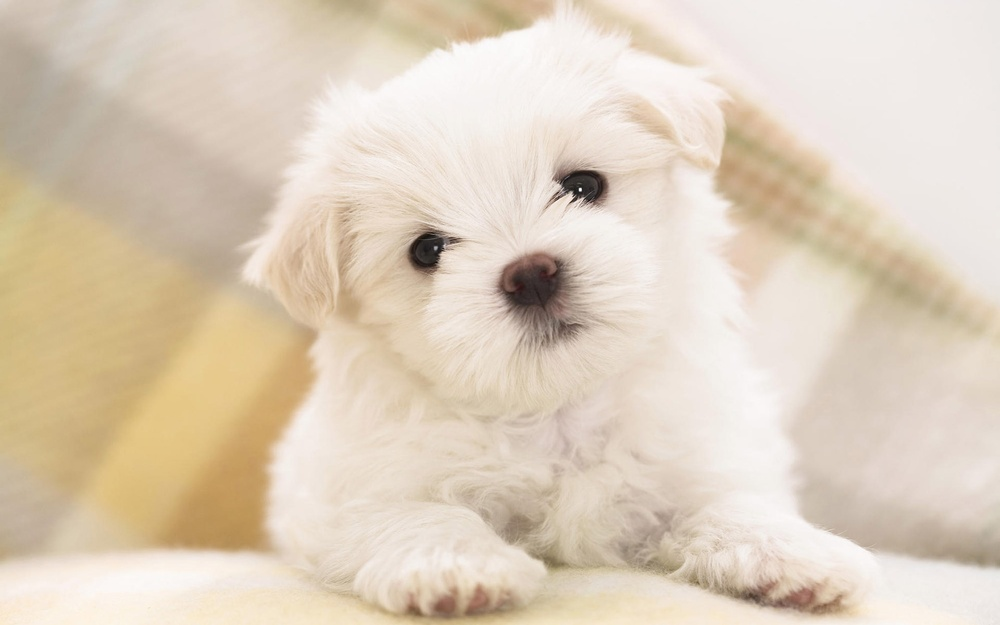
#> input picture perrito.jpg, 1000 x 625 px, shrunk from 1920 x 1200 before the run
$ jupyter execute prueba.ipynb
#> lines starting #> are read from the running program, lines starting #| are printed output that depends on the picture
ejercicio1

[cell 1]
import cv2 # opencv
import numpy as np
import matplotlib.pyplot as plt
#cargar

imagen =cv2.imread('perrito.jpg')
#> imagen is the input picture: shape (625, 1000, 3); mean B, G, R 188.2, 207.2, 222
imgrgb = cv2.cvtColor(imagen, cv2.COLOR_BGR2RGB)

plt.title('primera imagen')
plt.imshow(imgrgb)
plt.show()

[cell 2]
import cv2
import matplotlib.pyplot as plt
plt.rcParams['figure.figsize']=[8,5]
img=cv2.imread('perrito.jpg')
plt.imshow(img)
plt.show()
print('Tamaño de imagen y canales:',img.shape)
#| Tamaño de imagen y canales: (625, 1000, 3)

[cell 3]
import cv2
import matplotlib.pyplot as plt
plt.rcParams['figure.figsize']=[10,5]
img=cv2.imread('perrito.jpg',cv2.IMREAD_COLOR)
plt.subplot(141)
plt.title('imagen Original')
plt.imshow(cv2.cvtColor(img,cv2.COLOR_BGR2RGB))
plt.subplot(142)
plt.imshow(img[:,:,0],cmap='gray')
plt.title('canal Rojo')
plt.subplot(143)
plt.imshow(img[:,:,1],cmap='gray')
plt.title('canal Verde')
plt.subplot(144)
plt.imshow(img[:,:,2],cmap='gray')
plt.title('canal Azul')

plt.show()

[cell 4]
import cv2
import matplotlib.pyplot as plt
import numpy as np

plt.rcParams['figure.figsize']=[10,5]
img=cv2.imread('perrito.jpg',cv2.IMREAD_COLOR)
img_rgb=cv2.cvtColor(img,cv2.COLOR_BGR2RGB)
r=img[:,:,2]
g=img[:,:,1]
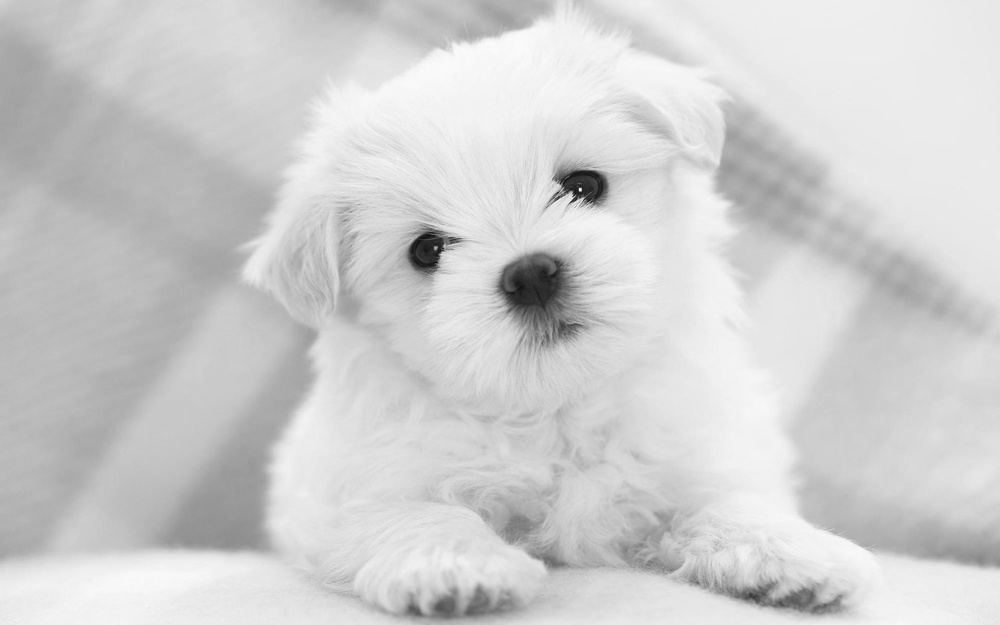
#> g: shape (625, 1000); min 5, max 255, mean 207.2
b=img[:,:,0]
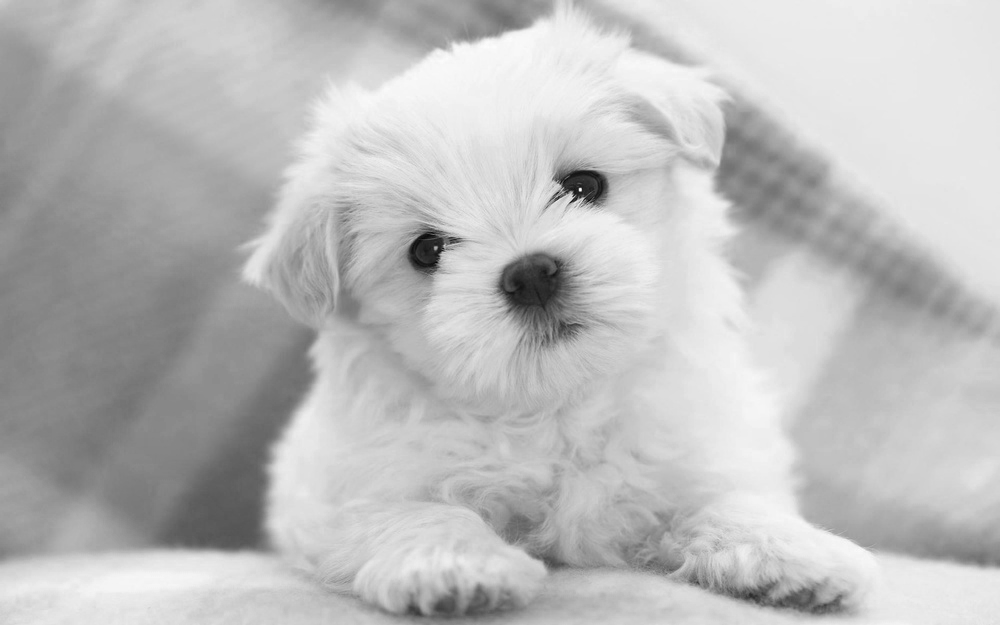
#> b: shape (625, 1000); min 0, max 253, mean 188.2
r_imgen=np.zeros_like(img_rgb)
r_imgen[:,:,0]=r
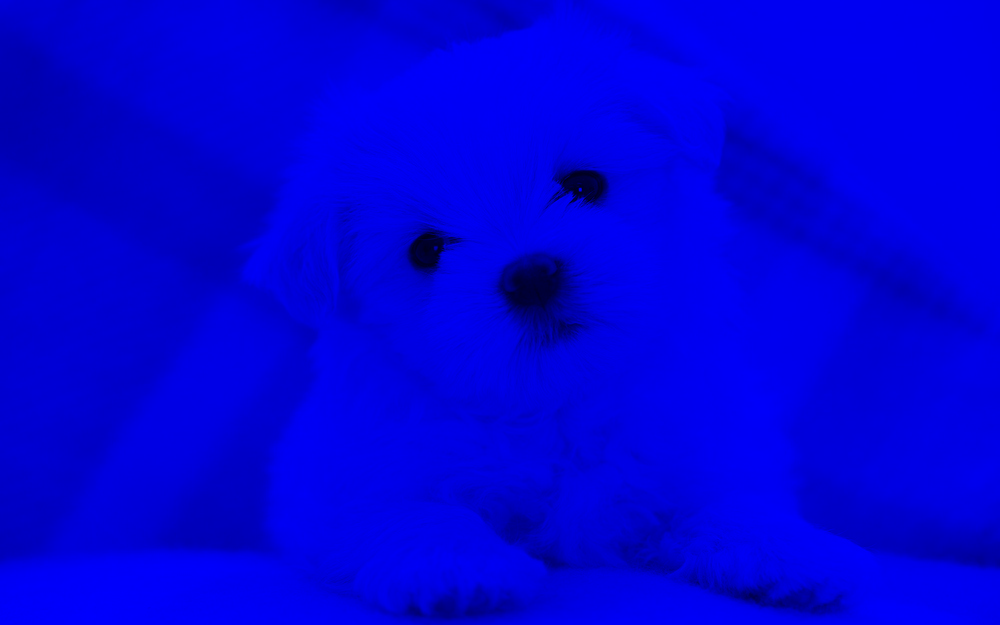
#> r_imgen: shape (625, 1000, 3); mean of channels 0, 1, 2 222, 0, 0; drawn as B, G, R
g_imgen=np.zeros_like(img_rgb)
g_imgen[:,:,1]=g
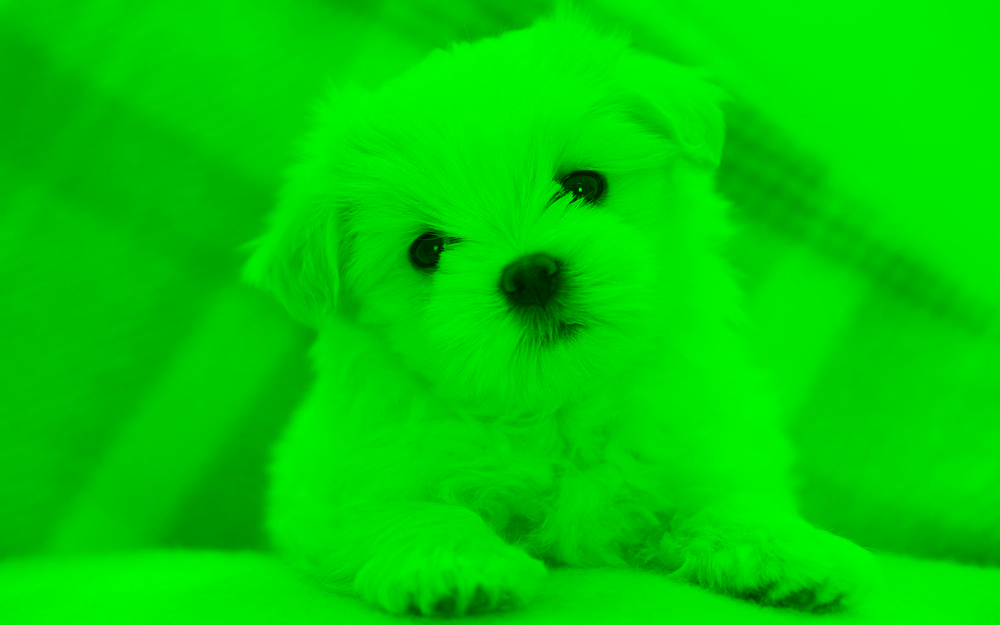
#> g_imgen: shape (625, 1000, 3); mean of channels 0, 1, 2 0, 207.2, 0; drawn as B, G, R
b_imgen=np.zeros_like(img_rgb)
b_imgen[:,:,2]=b
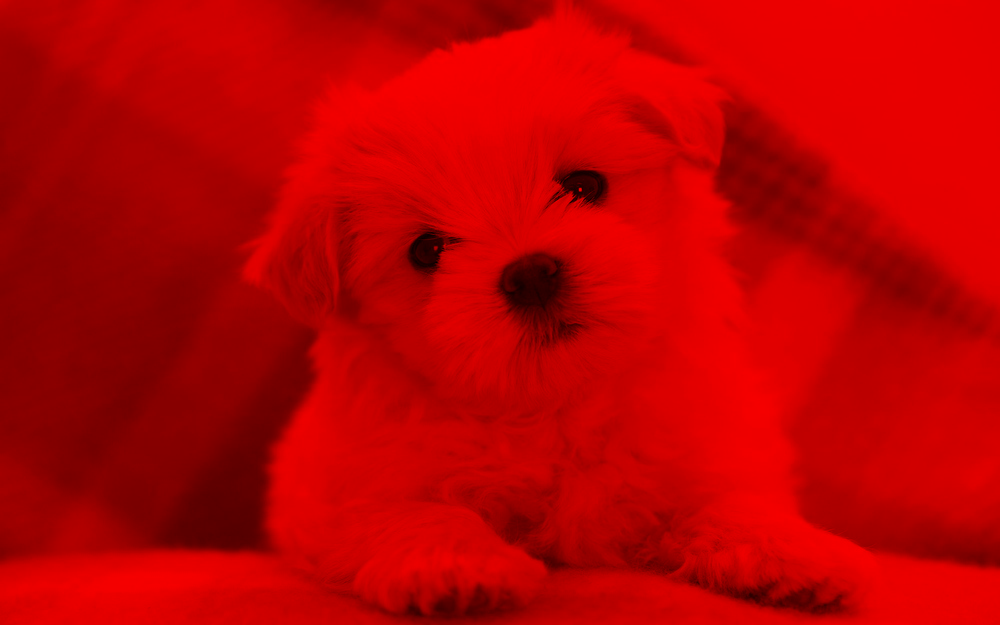
#> b_imgen: shape (625, 1000, 3); mean of channels 0, 1, 2 0, 0, 188.2; drawn as B, G, R

plt.subplot(141)
plt.title('Original')
plt.imshow(img_rgb)
plt.axis('off')

plt.subplot(142)
plt.title('CAnal rojo')
plt.imshow(r_imgen)
plt.axis('off')

plt.subplot(143)
plt.title('CAnal Verde')
plt.imshow(g_imgen)
plt.axis('off')

plt.subplot(144)
plt.title('CAnal Azul')
plt.imshow(b_imgen)
plt.axis('off')

plt.show()

[cell 5]
import cv2
import matplotlib.pyplot as plt

plt.rcParams['figure.figsize']=[10,5]
img=cv2.imread('perrito.jpg',cv2.IMREAD_COLOR)
b,g,r=cv2.split(img)

plt.subplot(141)
plt.title('Original')
plt.imshow(cv2.cvtColor(img,cv2.COLOR_BGR2RGB))
plt.axis('off')

plt.subplot(142)
plt.title('CANAL ROJO')
plt.imshow(r,cmap='Reds')
plt.axis('off')

plt.subplot(143)
plt.title('CANAL VERDE')
plt.imshow(g,cmap='Greens')
plt.axis('off')

plt.subplot(144)
plt.title('CANAL AZUL')
plt.imshow(b,cmap='Blues')
plt.axis('off')
plt.show()

[cell 6]
import cv2
import matplotlib.pyplot as plt
import numpy as np

img_bgr=cv2.imread('perrito.jpg')
img_rgb=cv2.cvtColor(img_bgr,cv2.COLOR_BGR2RGB)
print(f'Alto: {img_bgr.shape[0]}')
#| Alto: 625
print(f'Ancho: {img_bgr.shape[1]}')
#| Ancho: 1000
print(f'Canales: {img_bgr.shape[2]}')
#| Canales: 3
fig,axs=plt.subplots(1,4,figsize=(20,5))

axs[0].imshow(img_rgb)
axs[0].set_title('imagen Original')

fig_img=axs[1].imshow(img_rgb[...,0],cmap='gray')
fig.colorbar(fig_img,ax=axs[1],shrink=0.5)
axs[1].set_title('canal rojo')

[cell 7]
import matplotlib.pyplot as plt
import cv2
import numpy as np
fig ,axs = plt.subplots(1,4,figsize=(25,10))
img_bgr=cv2.imread('1.jpg')
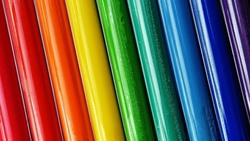
#> input picture 1.jpg, 250 x 141 px, shrunk from 480 x 270 before the run
#> img_bgr is the input picture: shape (141, 250, 3); mean B, G, R 78, 98.1, 116
img_rgb=cv2.cvtColor(img_bgr,cv2.COLOR_BGR2RGB)
hsv= cv2.cvtColor(img_rgb,cv2.COLOR_RGB2HSV)
#> hsv: shape (141, 250, 3); mean H, S, V 68.7, 202.7, 165.8

axs[0].imshow(img_rgb)
axs[0].set_title('imagen')

fig_img1= axs[1].imshow(hsv[...,0],cmap='gray',vmin=0,vmax=179)
fig.colorbar(fig_img1,ax=axs[1],shrink=0.3)
axs[1].set_title('canal H')

fig_img2= axs[2].imshow(hsv[...,1],cmap='gray',vmin=0,vmax=255)
fig.colorbar(fig_img2,ax=axs[2],shrink=0.3)
axs[2].set_title('canal S')

fig_img3= axs[3].imshow(hsv[...,2],cmap='gray',vmin=0,vmax=255)
fig.colorbar(fig_img3,ax=axs[3],shrink=0.3)
axs[3].set_title('canal V')
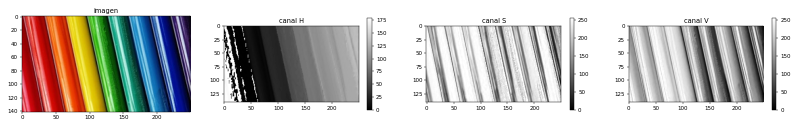
#> figure drawn by matplotlib, 7 panels

Practica Filtro Bayer
1.-Realiza una investigación científica sobre el filtro Bayer aplicado
en el procesamiento digital de imágenes, el porque se aplica y como proviene;
de la misma manera realizando código lista las versiones de filtro Bayer en cv2
y aplicalos en tus imágenes seleccionadas
2- Aplica las las transformaciones de YUV2RGB, RGB2YUVy viceversa a la imagen
seleccionada

cv2.COLOR_BAYER_BG2BGR
cv2.COLOR_BAYER_GB2BGR
cv2.COLOR_BAYER_RG2BGR
cv2.COLOR_BAYER_GR2BGR
cv2.COLOR_BAYER_BG2RGB
cv2.COLOR_BAYER_GB2RGB
cv2.COLOR_BAYER_RG2RGB
cv2.COLOR_BAYER_GR2RGB

[cell 8]
import matplotlib.pyplot as plt
import cv2
import numpy as np

fig, axs = plt.subplots(2, 4, figsize=(25, 10))
img_bgr = cv2.imread('1.jpg', cv2.IMREAD_GRAYSCALE)
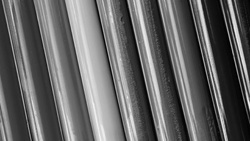
#> img_bgr: shape (141, 250); min 0, max 246, mean 101.1

bayer_filters = [
    cv2.COLOR_BAYER_BG2RGB,
    cv2.COLOR_BAYER_GB2RGB,
    cv2.COLOR_BAYER_RG2RGB,
    cv2.COLOR_BAYER_GR2RGB,
    cv2.COLOR_BAYER_BG2BGR,
    cv2.COLOR_BAYER_GB2BGR,
    cv2.COLOR_BAYER_RG2BGR,
    cv2.COLOR_BAYER_GR2BGR
]

titles = [
    'Bayer BG to RGB', 'Bayer GB to RGB', 'Bayer RG to RGB', 'Bayer GR to RGB',
    'Bayer BG to BGR', 'Bayer GB to BGR', 'Bayer RG to BGR', 'Bayer GR to BGR'
]

for ax, bayer_filter, title in zip(axs.flat, bayer_filters, titles):
    img = cv2.cvtColor(img_bgr, bayer_filter)
    ax.imshow(img)
    ax.set_title(title)
    ax.axis('off')
#> this loop made 8 passes
#> pass 1, `img = cv2.cvtColor(img_bgr, bayer_filter)`:
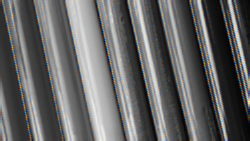
#> img: shape (141, 250, 3); mean R, G, B 101.3, 101.2, 101.3

plt.show()
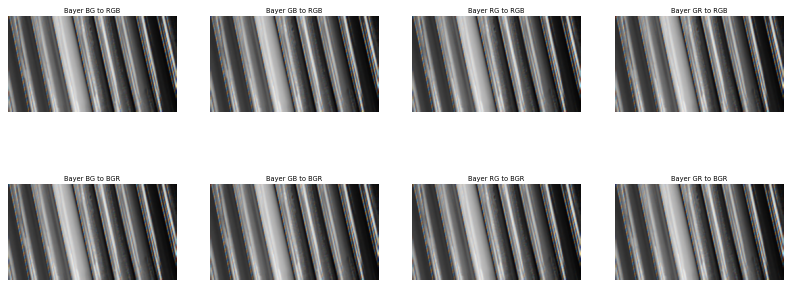
#> figure drawn by matplotlib, 8 panels; B, G, R data is drawn as R, G, B
